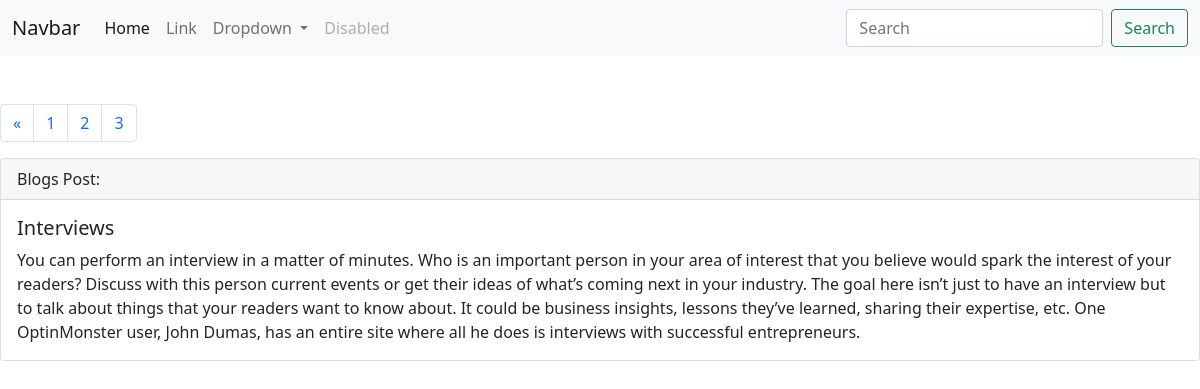
/?page=4, run on the app's committed database.
### blog/models.py (models this page shows)
class post(models.Model):
    title =models.CharField(max_length=200)
    dec =models.TextField()

### blog/views.py (the view)
# urls.py: path('',listed_post,name ="home"),
def listed_post(request):
    all_post =post.objects.all().order_by('id')
    paginator =Paginator(all_post,3)
    no_of_pages = paginator.num_pages
    no_of_pages = [nu for nu in range(1,no_of_pages+1)]
    page_number =request.GET.get('page')
    page_obj =paginator.get_page(page_number)
    return render(request,"blo/home.html",{'all_post':page_obj,'no_of_pages':no_of_pages})

### blog/templates/blo/home.html (shortened to what this page needs)
<!doctype html>
<html lang="en">
<head>
    <link href="https://cdn.jsdelivr.net/npm/bootstrap@5.0.2/dist/css/bootstrap.min.css" rel="stylesheet">
</head>
<body>
    <nav class="navbar navbar-expand-lg navbar-light bg-light">
        <div class="container-fluid">
            <a class="navbar-brand" href="#">Navbar</a>
            <div class="collapse navbar-collapse" id="navbarSupportedContent">
                <ul class="navbar-nav me-auto mb-2 mb-lg-0">
                    <li class="nav-item">
                        <a class="nav-link active" aria-current="page" href="#">Home</a>
                    </li>
                    <li class="nav-item">
                        <a class="nav-link" href="#">Link</a>
                    </li>
                    <li class="nav-item dropdown">
                        <a class="nav-link dropdown-toggle" href="#" id="navbarDropdown" role="button" data-bs-toggle="dropdown" aria-expanded="false">
                  Dropdown
                </a>
                    </li>
                    <li class="nav-item">
                        <a class="nav-link disabled" href="#" tabindex="-1" aria-disabled="true">Disabled</a>
                    </li>
                </ul>
                <form class="d-flex">
                    <input class="form-control me-2" type="search" placeholder="Search" aria-label="Search">
                    <button class="btn btn-outline-success" type="submit">Search</button>
                </form>
            </div>
        </div>
    </nav><br><br>
    <nav aria-label="Page navigation example">
        <ul class="pagination">
            {% if all_post.has_previous %}
            <li class="page-item">
                <a class="page-link" href="?page={{all_post.previous_page_number}}" aria-label="Previous">
                    <span aria-hidden="true">&laquo;</span>
                </a>
            </li>
            {% endif %} {% for num in all_post.paginator.page_range|slice:":3" %}
            <li class="page-item"><a class="page-link" href="?page={{num}}">{{num}}</a></li>
            {% endfor %}
        </ul>
    </nav>
    {% for blog in all_post %}
    <div class="card">
        <div class="card-header">
            Blogs Post:
        </div>
        <div class="card-body">
            <h5 class="card-title">{{ blog.title }}</h5>
            <p class="card-text">{{ blog.dec }}</p>
        </div>
    </div>
    {% endfor %}
</body>
</html>

### data on the page
post: title "Interviews", dec "You can perform an interview in a matter of minutes. Who is an important person in your area of interest that you believe would spark the interest of your readers? Discuss with this person current events or get their ideas of what’s coming next in your industry. The goal here isn’t just to have an interview but to talk about things that your readers want to know about. It could be business insights, lessons they’ve learned, sharing their expertise, etc. One OptinMonster user, John Dumas, has an entire site where all he does is interviews with successful entrepreneurs."

### other printed values
{{ num }} "1" "2" "3"
